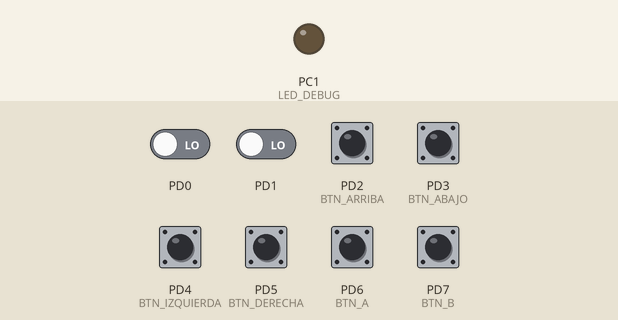
This program was run on a simulated ATmega328P, built with avr-gcc and emulated at 16 MHz. Parts: output pins drawn as LEDs (lit = HIGH). The inputs (shaded band) are chosen by the test bench; at power-on: PD2 (BTN_ARRIBA), PD3 (BTN_ABAJO), PD4 (BTN_IZQUIERDA), PD5 (BTN_DERECHA), PD6 (BTN_A), PD7 (BTN_B) HIGH, PD0, PD1 LOW. What the program prints to the serial monitor is not drawn.

Above: at 1.2 s.
1.3 s: PD2 (BTN_ARRIBA) pulled LOW for 0.15 s
At 1.42 s:
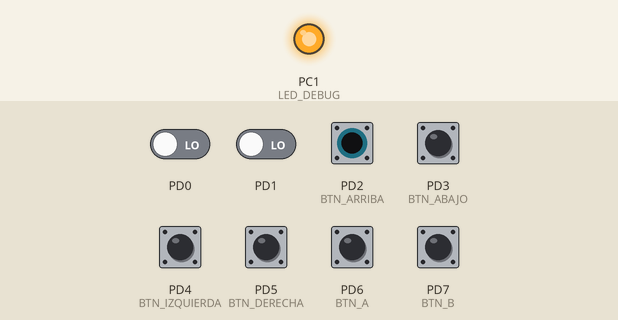
3.0 s: PD3 (BTN_ABAJO) pulled LOW for 0.15 s
At 3.9 s:
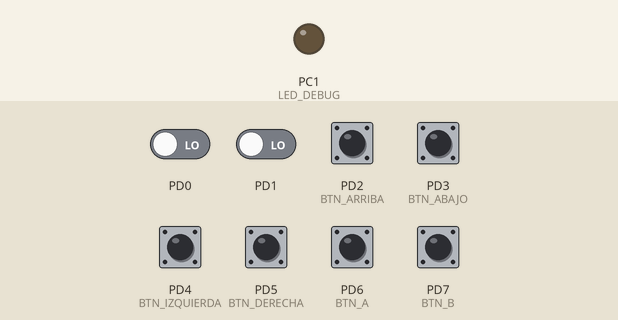
4.6 s: PD4 (BTN_IZQUIERDA) pulled LOW for 0.15 s
At 4.72 s:
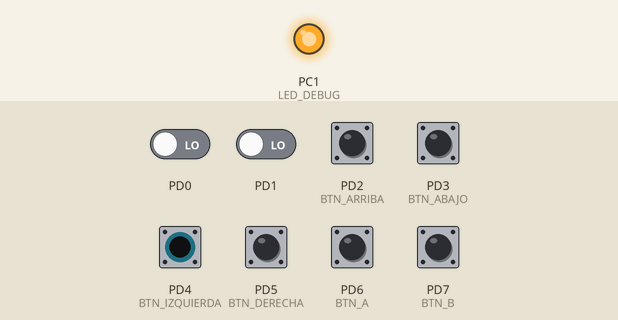
6.2 s: PD5 (BTN_DERECHA) pulled LOW for 0.15 s
At 7.5 s:
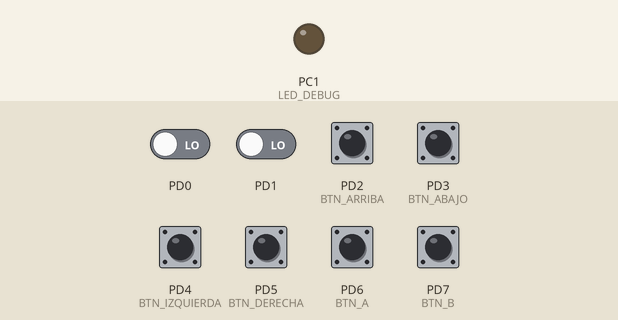
7.8 s: PD6 (BTN_A) pulled LOW for 0.15 s
At 7.92 s:
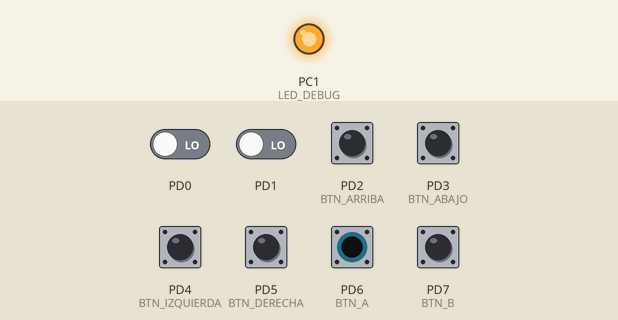
9.4 s: PD7 (BTN_B) pulled LOW for 0.15 s
At 9.9 s:
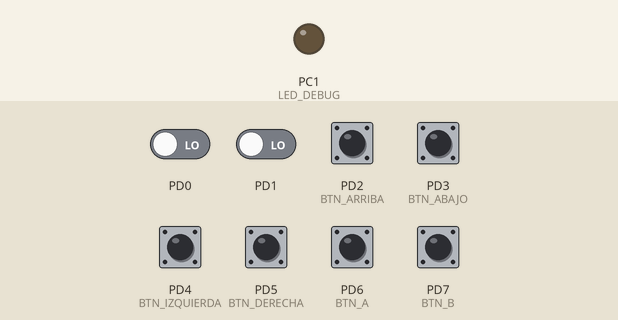
Timing chart, 0 to 12.0 s (numbered marks = the images above; inputs shaded):
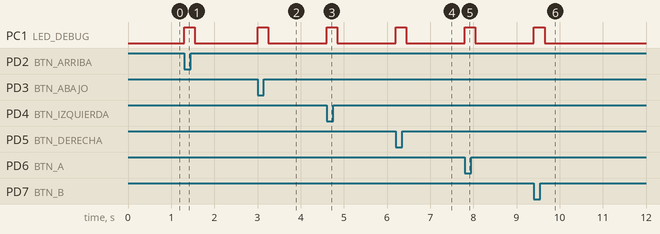

The program:

main.c
```c
#define F_CPU 16000000UL
#include <avr/io.h>
#include <avr/interrupt.h>
#include <util/delay.h>
#include "UART.h"

#define BTN_ARRIBA    PD2
#define BTN_ABAJO     PD3
#define BTN_IZQUIERDA PD4
#define BTN_DERECHA   PD5
#define BTN_A         PD6
#define BTN_B         PD7

#define LED_DEBUG     PC1

#define DEBOUNCE_MS   250

volatile uint8_t flagArriba = 0, flagAbajo = 0, flagIzquierda = 0;
volatile uint8_t flagDerecha = 0, flagA = 0, flagB = 0;
volatile uint8_t pinDAnterior = 0xFF;

void init_bt(void);

int main(void) {
	init_bt();
	initUART9600();
	sei();

	writeTextUART("Hola, funciona el UART");

	while (1) {
if (flagArriba) {
	flagArriba = 0;
	PORTC |= (1 << LED_DEBUG);
	writeUART('U');          // un solo carácter, no string
	_delay_ms(DEBOUNCE_MS);
	PORTC &= ~(1 << LED_DEBUG);
}
if (flagAbajo) {
	flagAbajo = 0;
	PORTC |= (1 << LED_DEBUG);
	writeUART('D');
	_delay_ms(DEBOUNCE_MS);
	PORTC &= ~(1 << LED_DEBUG);
}
if (flagIzquierda) {
	flagIzquierda = 0;
	PORTC |= (1 << LED_DEBUG);
	writeUART('L');
	_delay_ms(DEBOUNCE_MS);
	PORTC &= ~(1 << LED_DEBUG);
}
if (flagDerecha) {
	flagDerecha = 0;
	PORTC |= (1 << LED_DEBUG);
	writeUART('R');
	_delay_ms(DEBOUNCE_MS);
	PORTC &= ~(1 << LED_DEBUG);
}
if (flagA) {
	flagA = 0;
	PORTC |= (1 << LED_DEBUG);
	writeUART('A');
	_delay_ms(DEBOUNCE_MS);
	PORTC &= ~(1 << LED_DEBUG);
}
if (flagB) {
	flagB = 0;
	PORTC |= (1 << LED_DEBUG);
	writeUART('B');
	_delay_ms(DEBOUNCE_MS);
	PORTC &= ~(1 << LED_DEBUG);
}
	}
}

void init_bt(void) {
	// LED para indicar que se presiono un botont
	DDRC |= (1 << LED_DEBUG);
	PORTC &= ~(1 << LED_DEBUG);

	// Botones PD2-PD7 como entradas con pull-up
	DDRD &= ~((1<<BTN_ARRIBA)|(1<<BTN_ABAJO)|(1<<BTN_IZQUIERDA)|(1<<BTN_DERECHA)|(1<<BTN_A)|(1<<BTN_B));
	PORTD |= (1<<BTN_ARRIBA)|(1<<BTN_ABAJO)|(1<<BTN_IZQUIERDA)|(1<<BTN_DERECHA)|(1<<BTN_A)|(1<<BTN_B);

	pinDAnterior = PIND;

	// Pin Change Interrupt en PORTD
	PCICR  |= (1 << PCIE2);
	PCMSK2 |= (1<<PCINT18)|(1<<PCINT19)|(1<<PCINT20)|(1<<PCINT21)|(1<<PCINT22)|(1<<PCINT23);
}

ISR(PCINT2_vect) {
	uint8_t pinDActual = PIND;
	uint8_t cambios = pinDAnterior ^ pinDActual;
	pinDAnterior = pinDActual;

	uint8_t presionados = cambios & ~pinDActual;

	if (presionados & (1 << BTN_ARRIBA))    flagArriba    = 1;
	if (presionados & (1 << BTN_ABAJO))     flagAbajo     = 1;
	if (presionados & (1 << BTN_IZQUIERDA)) flagIzquierda = 1;
	if (presionados & (1 << BTN_DERECHA))   flagDerecha   = 1;
	if (presionados & (1 << BTN_A))         flagA         = 1;
	if (presionados & (1 << BTN_B))         flagB         = 1;
}
```

UART.c
```c
/*
 * UART.c
 */
#include "UART.h"

void initUART9600(void)
{
    // 9600 baud @ 16 MHz -> UBRR = 103
    UBRR0H = 0;
    UBRR0L = 103;
    UCSR0B = (1<<RXEN0) | (1<<TXEN0);   // Habilitar RX y TX
    UCSR0C = (1<<UCSZ01) | (1<<UCSZ00); // 8 bits de datos, 1 stop, sin paridad
}

void writeUART(char caracter)
{
    while(!(UCSR0A & (1<<UDRE0))); // Esperar a que el buffer este vacio
    UDR0 = caracter;
}

void writeTextUART(char* texto)
{
    uint8_t i = 0;
    while(texto[i] != '\0'){
        writeUART(texto[i]);
        i++;
    }
}

int16_t readUART(void)
{
    if (UCSR0A & (1<<RXC0)) return (int16_t)UDR0;
    return -1;
}

void writeNumberUART(uint16_t numero)
{
    char buffer[6];
    uint8_t i = 0;

    if(numero == 0){
        writeUART('0');
        return;
    }
    while(numero > 0){
        buffer[i++] = '0' + (numero % 10);
        numero /= 10;
    }
    while(i > 0){
        writeUART(buffer[--i]);
    }
}
```

UART.h
```c
/*
 * UART.h
 */
#ifndef UART_H_
#define UART_H_

#include <avr/io.h>
#include <stdint.h>

void initUART9600(void);
void writeUART(char caracter);
void writeTextUART(char* texto);
void writeNumberUART(uint16_t numero);

// Lectura NO bloqueante: devuelve el byte recibido, o -1 si no hay nada.
int16_t readUART(void);

#endif /* UART_H_ */
```

Measured:
- after the input at 1.3 s, PC1 (LED_DEBUG): LOW → HIGH at once, → LOW 0.25 s later
- after the input at 3.0 s, PC1 (LED_DEBUG): LOW → HIGH at once, → LOW 0.25 s later
- after the input at 4.6 s, PC1 (LED_DEBUG): LOW → HIGH at once, → LOW 0.25 s later
- after the input at 6.2 s, PC1 (LED_DEBUG): LOW → HIGH at once, → LOW 0.25 s later
- after the input at 7.8 s, PC1 (LED_DEBUG): LOW → HIGH at once, → LOW 0.25 s later
- after the input at 9.4 s, PC1 (LED_DEBUG): LOW → HIGH at once, → LOW 0.25 s later
